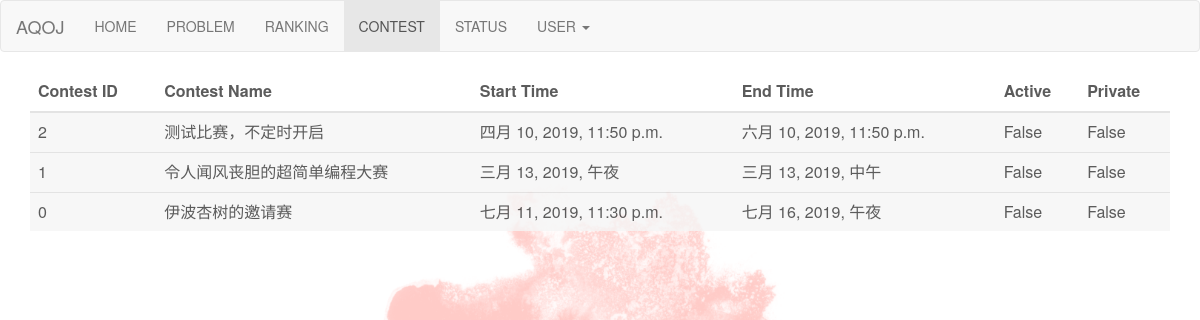
/ContestList/, run on the app's committed database.
### judger/models.py (models this page shows, shortened)
class Contest(models.Model):
    contest_id = models.IntegerField()
    title = models.CharField(max_length=256)
    problems = models.ManyToManyField(Problem)
    start_time = models.DateTimeField()
    end_time = models.DateTimeField()
    is_active = models.BooleanField(default=False)
    is_private = models.BooleanField(default=False)
    contestant = models.ManyToManyField(User)
    def set_active(self):
        if not self.is_active:
            if timezone.now() >= self.start_time and timezone.now() <= self.end_time:
                self.is_active = True
                self.save()
        if self.is_active:
            if timezone.now() < self.start_time or timezone.now() > self.end_time:
                self.is_active = False
                self.save()
    class Meta:
        ordering = ["-contest_id"]
        verbose_name = "比赛"
        verbose_name_plural = "比赛"

### judger/views.py (the view)
# urls.py: re_path(r'^ContestList/', views.contest_list),
def contest_list(request):
    cont_ls = Contest.objects.all()
    for i in cont_ls:
        i.set_active()
    cont_ls = Contest.objects.all()
    context = {'contest_list': cont_ls}
    return render(request, 'ContestList.html', context)

### templates/ContestList.html (shortened to what this page needs)
{% extends "base.html" %}
{% load staticfiles %}
{% block container %}
<div class="row">
    <div class="col-sm-12">
        <table class="table" style="opacity: 0.8">
            <thead>
            <tr>
                <th>Contest ID</th>
                <th>Contest Name</th>
                <th>Start Time</th>
                <th>End Time</th>
                <th>Active</th>
                <th>Private</th>
            </tr>
            </thead>
            <tbody>
            {% for contest in contest_list.all %}
                {% if not contest.is_private %}
                    {% if contest.is_active %}
                        <tr class="success">
                            <td>{{ contest.contest_id }}</td>
                            <td><a href="/Contest/{{ contest.contest_id }}">{{ contest.title }}</a></td>
                            <td>{{ contest.start_time }}</td>
                            <td>{{ contest.end_time }}</td>
                            <td>{{ contest.is_active }}</td>
                            <td>{{ contest.is_private }}</td>
                        </tr>
                    {% else %}
                        <tr class="active">
                            <td>{{ contest.contest_id }}</td>
                            <td>{{ contest.title }}</td>
                            <td>{{ contest.start_time }}</td>
                            <td>{{ contest.end_time }}</td>
                            <td>{{ contest.is_active }}</td>
                            <td>{{ contest.is_private }}</td>
                        </tr>
                    {% endif %}
                {% endif %}
            {% endfor %}
            </tbody>
        </table>
    </div>
</div>
{% endblock %}
{% block extracss %}
<link href="{% static 'judger/css/ContestList.css' %}" rel="stylesheet">
{% endblock %}

### static/judger/css/base.css (style rules this page uses)
.bg { background: url("/static/Love-Live-Sunshine-logo-simple-Love-Live-1334089.jpg"); background-position: center 0; background-repeat: no-repeat; background-attachment: fixed; background-size: cover; -webkit-background-size: cover; -o-background-size: cover; -moz-background-size: cover; -ms-background-size: cover; }

### static/judger/css/ContestList.css (style rules this page uses)
table { font-size: 16px; }

### data on the page
Contest: contest_id "2", title "测试比赛，不定时开启", start_time "四月 10, 2019, 11:50 p.m.", end_time "六月 10, 2019, 11:50 p.m.", is_active "False", is_private "False"
Contest: contest_id "1", title "令人闻风丧胆的超简单编程大赛", start_time "三月 13, 2019, 午夜", end_time "三月 13, 2019, 中午", is_active "False", is_private "False"
Contest: contest_id "0", title "伊波杏树的邀请赛", start_time "七月 11, 2019, 11:30 p.m.", end_time "七月 16, 2019, 午夜", is_active "False", is_private "False"
